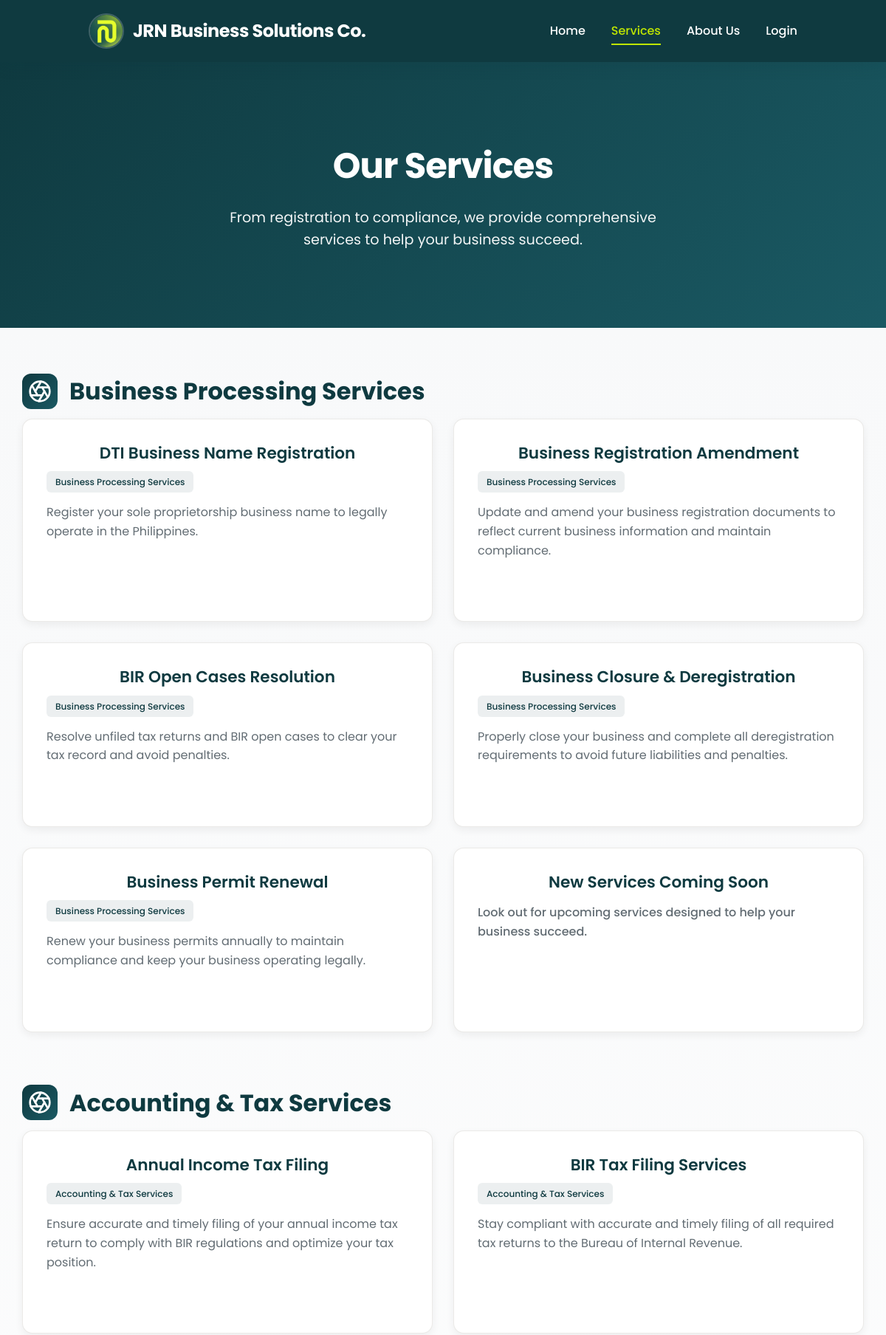
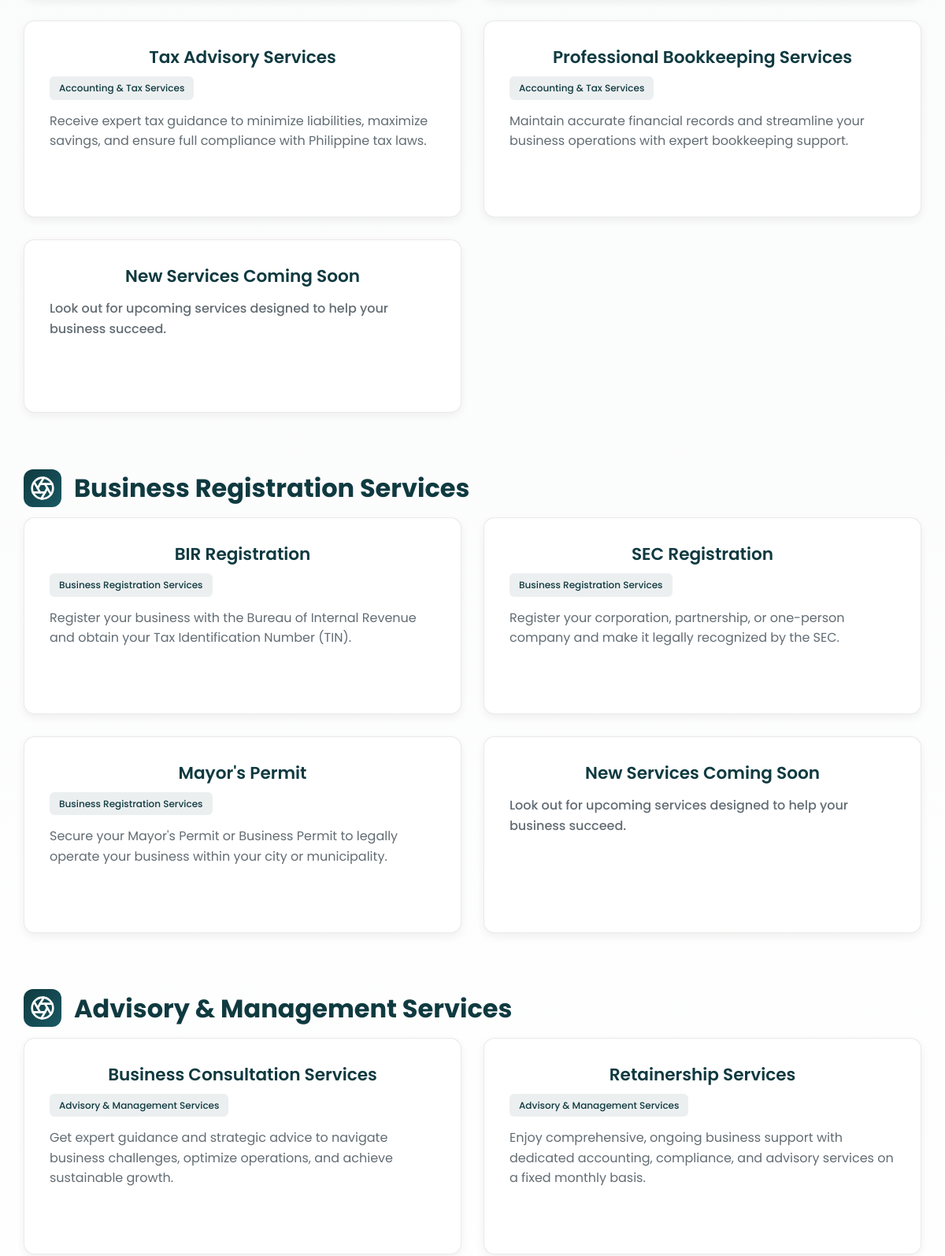
/services.php (upper part), run on the app's committed database (2 pictures, top to bottom).
### tables this page shows
CREATE TABLE `services` (
  `id` int(11) NOT NULL,
  `name` varchar(150) NOT NULL,
  `price` decimal(10,2) NOT NULL DEFAULT 0.00,
  `slug` varchar(150) NOT NULL,
  `category` varchar(100) DEFAULT NULL,
  `short_description` varchar(300) DEFAULT NULL,
  `long_description` text DEFAULT NULL,
  `icon` varchar(255) DEFAULT NULL,
  `image` varchar(255) DEFAULT NULL,
  `is_active` tinyint(1) DEFAULT 1,
  `scheduled_action` enum('activate','deactivate') DEFAULT NULL,
  `scheduled_at` datetime DEFAULT NULL,
  `scheduled_effective_at` datetime DEFAULT NULL,
  `featured` tinyint(1) DEFAULT 0,
  `display_order` int(11) DEFAULT 0,
  `created_by` int(11) DEFAULT NULL,
  `created_at` timestamp NOT NULL DEFAULT current_timestamp(),
  `updated_at` timestamp NOT NULL DEFAULT current_timestamp() ON UPDATE current_timestamp(),
  `standard_price` decimal(10,2) DEFAULT 0.00,
  `priority_price` decimal(10,2) DEFAULT 0.00,
  `express_price` decimal(10,2) DEFAULT 0.00,
  `rush_price` decimal(10,2) DEFAULT 0.00,
  `same_day_price` decimal(10,2) DEFAULT 0.00,
  `standard_status` tinyint(1) DEFAULT 1,
  `priority_status` tinyint(1) DEFAULT 1,
  `express_status` tinyint(1) DEFAULT 1,
  `rush_status` tinyint(1) DEFAULT 1,
  `same_day_status` tinyint(1) DEFAULT 0
);

### services.php (the view, shortened to what this page needs)
<?php
$conn = new mysqli('localhost', 'root', '', 'jrndb');
$q = $conn->query("SELECT * FROM services WHERE is_active = 1 ORDER BY display_order ASC, id DESC");
$services = [];
while ($row = $q->fetch_assoc()) {
    $services[] = $row;
}
?>
<!DOCTYPE html>
<html lang="en">
<head>
    <link rel="stylesheet" href="assets/css/global.css" />
    <link rel="stylesheet" href="assets/css/index.css" />
    <link rel="stylesheet" href="assets/css/services.css" />
    <link rel="stylesheet" href="assets/css/responsive.css" />
    <link rel="stylesheet" href="assets/css/logout-modal.css" />
</head>
<body>
    <header class="navbar">
        <div class="logo-container">
            <img src="assets/img/logo.jpg" alt="JRN Logo" class="logo-img" />
            <span class="logo-text">JRN Business Solutions Co.</span>
        </div>
        <nav>
            <ul class="nav-links">
                <li><a href="index.php">Home</a></li>
                <li><a href="services.php" class="active">Services</a></li>
                <li><a href="index.php#about">About Us</a></li>
                <?php if (isset($_SESSION['user_id'])): ?>
                    <li><a href="account_page.php">Account</a></li>
                    <li><a href="#" id="logout-btn">Logout</a></li>
                <?php else: ?>
                    <li><a href="login.php">Login</a></li>
                <?php endif; ?>
            </ul>
        </nav>
    </header>
    <section class="services-page-hero">
        <div class="hero-content">
            <h1>Our Services</h1>
            <p>
                From registration to compliance, we provide comprehensive services to
                help your business succeed.
            </p>
        </div>
    </section>
    <section class="services-section">
        <div class="services-container">
            <?php
            $grouped = [];
            foreach ($services as $service) {
                $category = $service['category'] ?: 'Uncategorized';
                $grouped[$category][] = $service;
            }
            foreach ($grouped as $categoryName => $servicesInCategory): ?>
                <div class="service-category">
                    <div class="category-header">
                        <div class="category-icon">
                        </div>
                        <h2><?= htmlspecialchars($categoryName) ?></h2>
                    </div>
                    <div class="services-grid">
                        <?php foreach ($servicesInCategory as $s): ?>
                            <a href="service-display.php?slug=<?= urlencode($s['slug']) ?>" class="service-card">
                                <div class="service-card-header">
                                    <h3><?= htmlspecialchars($s['name']) ?></h3>
                                    <?php if ($s['category']): ?>
                                        <span class="service-badge"><?= htmlspecialchars($s['category']) ?></span>
                                    <?php endif; ?>
                                </div>
                                <p><?= htmlspecialchars($s['short_description']) ?></p>
                            </a>
                        <?php endforeach; ?>
                        <div class="service-card">
                            <div class="service-card-header">
                                <h3>New Services Coming Soon</h3>
                            </div>
                            <p>
                                <span style="font-weight:500;">Look out for upcoming services designed to help your business succeed.</span>
                            </p>
                        </div>
                    </div>
                </div>
            <?php endforeach; ?>
        </div>
    </section>
</body>
</html>

### assets/css/global.css (style rules this page uses)
:root { --primary: #0F3A40; --primary-dark: #0B2B2E; --secondary: #1C4F50; --accent: #D9FF00; --background-light: #F9F7F7; --background-alt: #E6F7F5; --text-dark: #0F2B2E; --text-light: #FFFFFF; }
* { margin: 0; padding: 0; box-sizing: border-box; }
body { font-family: "Poppins"; line-height: 1.6; background-color: #F9F7F7; color: #fff; }
a { text-decoration: none; color: inherit; }
ul { list-style: none; }
html { scrollbar-width: thin; scrollbar-color: #3F72AF #DBE2EF; }
.navbar { display: flex; justify-content: space-between; align-items: center; padding: 20px 10%; background: linear-gradient(135deg, var(--primary) 0%, var(--secondary) 100%); color: var(--text-light); box-shadow: 0 4px 20px rgba(15, 58, 64, 0.15); position: sticky; top: 0; z-index: 1000; backdrop-filter: blur(10px); transition: all 0.3s ease; }
.logo-container { display: flex; align-items: center; gap: 12px; transition: transform 0.3s ease; }
.logo-img { border-radius: 50%; height: 48px; width: 48px; object-fit: cover; border: 2px solid rgba(255, 255, 255, 0.2); transition: all 0.3s ease; }
.logo-text { font-size: 1.5rem; font-weight: 700; color: var(--text-light); letter-spacing: -0.5px; }
.nav-links { display: flex; gap: 35px; align-items: center; }
.nav-links li { position: relative; }
.nav-links a { color: var(--text-light); font-weight: 500; font-size: 1rem; padding: 8px 0; transition: all 0.3s ease; position: relative; }
.nav-links a::after { content: ''; position: absolute; bottom: 0; left: 0; width: 0; height: 2px; background: var(--accent); transition: width 0.3s ease; }
.nav-links a.active { color: var(--accent); }
.nav-links a.active::after { width: 100%; }

### assets/css/index.css (style rules this page uses)
:root { --primary: #0f3a40; --secondary: #1c5a63; --accent: #bfe600; --background-light: #f5f7fa; --background-alt: #e5e7eb; --text-light: #ffffff; --text-dark: #2c3e50; --primary-dark: #0a2a2f; }
.services-grid { display: grid; grid-template-columns: repeat(4, 1fr); gap: 24px; max-width: 1600px; margin: 0 auto; }
.service-card { background: var(--text-light); border: 1px solid rgba(15, 58, 64, 0.12); border-radius: 14px; padding: 28px; text-align: left; box-shadow: 0 4px 12px rgba(0,0,0,0.06); transition: all 0.3s cubic-bezier(0.16, 1, 0.3, 1); min-height: 320px; display: flex; flex-direction: column; position: relative; overflow: hidden; }
.service-card::before { content: ''; position: absolute; top: 0; left: 0; width: 5px; height: 0; background: linear-gradient(180deg, var(--primary) 0%, var(--secondary) 100%); transition: height 0.3s cubic-bezier(0.16, 1, 0.3, 1); }
.service-card-header { display: flex; align-items: center; gap: 12px; margin-bottom: 14px; }
.service-card-header h3 { color: var(--primary-dark); font-size: 1.2rem; margin: 0; font-weight: 600; line-height: 1.3; }
@media (max-width: 1399px) { .services-grid { gap: 20px; } }
@media (max-width: 1399px) { .service-card { padding: 24px; } }

### assets/css/responsive.css (style rules this page uses)
.navbar { display: flex; justify-content: space-between; align-items: center; padding: 18px 10%; background: #0F3A40; color: #fff; }

### assets/css/logout-modal.css (style rules this page uses)
:root { --primary: #0f3a40; --secondary: #1c5a63; --accent: #bfe600; --background-light: #f5f7fa; --background-alt: #e5e7eb; --text-light: #ffffff; --text-dark: #2c3e50; --primary-dark: #0a2a2f; }

### data on the page
services: name "DTI Business Name Registration", category "Business Processing Services", short_description "Register your sole proprietorship business name to legally operate in the Philippines."
services: name "Business Registration Amendment", category "Business Processing Services", short_description "Update and amend your business registration documents to reflect current business information and maintain compliance."
services: name "BIR Open Cases Resolution", category "Business Processing Services", short_description "Resolve unfiled tax returns and BIR open cases to clear your tax record and avoid penalties."
services: name "Business Closure & Deregistration", category "Business Processing Services", short_description "Properly close your business and complete all deregistration requirements to avoid future liabilities and penalties."
services: name "Business Permit Renewal", category "Business Processing Services", short_description "Renew your business permits annually to maintain compliance and keep your business operating legally."
services: name "Annual Income Tax Filing", category "Accounting & Tax Services", short_description "Ensure accurate and timely filing of your annual income tax return to comply with BIR regulations and optimize your tax position."
services: name "BIR Tax Filing Services", category "Accounting & Tax Services", short_description "Stay compliant with accurate and timely filing of all required tax returns to the Bureau of Internal Revenue."
services: name "Tax Advisory Services", category "Accounting & Tax Services", short_description "Receive expert tax guidance to minimize liabilities, maximize savings, and ensure full compliance with Philippine tax laws."
services: name "Professional Bookkeeping Services", category "Accounting & Tax Services", short_description "Maintain accurate financial records and streamline your business operations with expert bookkeeping support."
services: name "BIR Registration", category "Business Registration Services", short_description "Register your business with the Bureau of Internal Revenue and obtain your Tax Identification Number (TIN)."
services: name "SEC Registration", category "Business Registration Services", short_description "Register your corporation, partnership, or one-person company and make it legally recognized by the SEC."
services: name "Mayor's Permit", category "Business Registration Services", short_description "Secure your Mayor's Permit or Business Permit to legally operate your business within your city or municipality."
services: name "Business Consultation Services", category "Advisory & Management Services", short_description "Get expert guidance and strategic advice to navigate business challenges, optimize operations, and achieve sustainable growth."
services: name "Retainership Services", category "Advisory & Management Services", short_description "Enjoy comprehensive, ongoing business support with dedicated accounting, compliance, and advisory services on a fixed monthly basis."

### other printed values
$categoryName "Business Processing Services"
$categoryName "Accounting & Tax Services"
$categoryName "Business Registration Services"
$categoryName "Advisory & Management Services"
